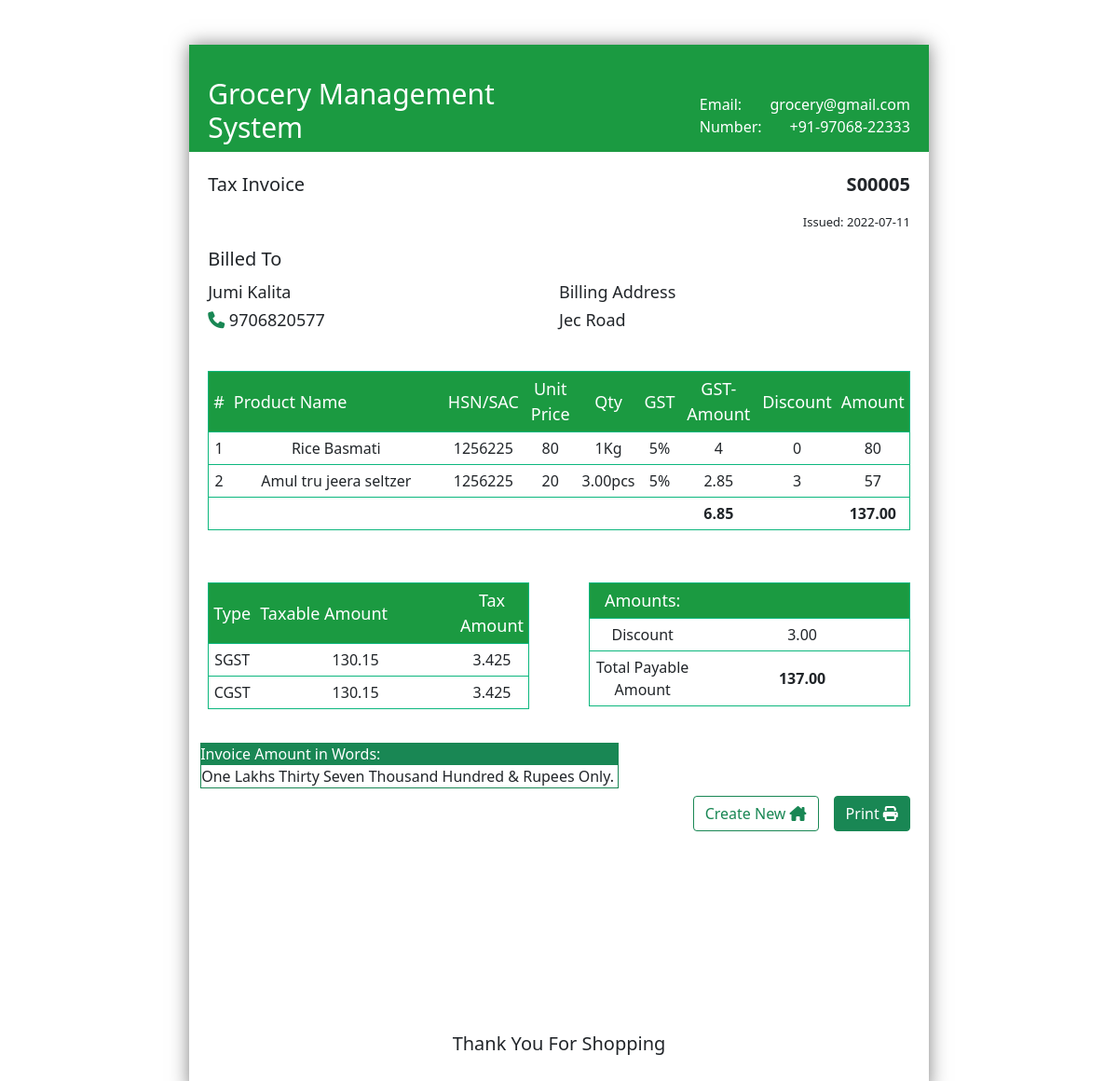
The page /sale-bill.php?id=S00005 on the database its author committed.
### tables this page shows
CREATE TABLE IF NOT EXISTS `gms_sales_master` (
  `INVOICE_NO` varchar(15) NOT NULL,
  `INVOICE_DATE` date DEFAULT NULL,
  `CUST_ID` int(10) DEFAULT NULL,
  `TOTAL` double(40,2) DEFAULT NULL,
  `DISCOUNT` float(10,2) DEFAULT NULL,
  `GST` float(10,2) DEFAULT NULL,
  `AMOUNT_RECEIVED` int(10) DEFAULT NULL,
  `DUE` int(10) DEFAULT NULL,
  `TOTAL_AMOUNT` double(40,2) DEFAULT NULL,
  `AMOUNT_BEFORE_TAX` float DEFAULT NULL,
  PRIMARY KEY (`INVOICE_NO`),
  KEY `customer_fk` (`CUST_ID`)
);

CREATE TABLE IF NOT EXISTS `gms_customer` (
  `customer_id` int(10) NOT NULL AUTO_INCREMENT,
  `customer_name` varchar(40) DEFAULT NULL,
  `customer_address` varchar(60) DEFAULT NULL,
  `customer_phoneno` varchar(12) DEFAULT NULL,
  PRIMARY KEY (`customer_id`)
);

CREATE TABLE IF NOT EXISTS `gms_sales_details` (
  `SALES_ID` int(10) NOT NULL AUTO_INCREMENT,
  `SALES_INVOICE_ID` varchar(15) DEFAULT NULL,
  `ITEM_ID` varchar(50) DEFAULT NULL,
  `ITEM_UNIT` varchar(10) DEFAULT NULL,
  `ITEM_QTY` double(40,2) DEFAULT NULL,
  `ITEM_RATE` float DEFAULT NULL,
  `discount` float DEFAULT NULL,
  PRIMARY KEY (`SALES_ID`),
  KEY `sd` (`SALES_INVOICE_ID`)
);

CREATE TABLE IF NOT EXISTS `gms_item` (
  `ITEM_ID` int(5) NOT NULL AUTO_INCREMENT,
  `ITEM_CODE` varchar(20) NOT NULL,
  `ITEM_NAME` varchar(60) NOT NULL,
  `ITEM_HSN_CODE` varchar(20) DEFAULT NULL,
  `ITEM_DESC` varchar(40) DEFAULT NULL,
  `ITEM_SIZE` varchar(20) DEFAULT NULL,
  `ITEM_UNIT` varchar(20) DEFAULT NULL,
  `ITEM_STOCK_QUANTITY` int(10) DEFAULT NULL,
  `ITEM_STOCK_Weight` int(10) DEFAULT NULL,
  `ITEM_MRP` int(10) DEFAULT NULL,
  `ITEM_GST_SLAB` int(5) DEFAULT NULL,
  `ITEM_DISCOUNT` int(5) DEFAULT NULL,
  `ITEM_FLOOR_NO` varchar(12) DEFAULT NULL,
  `ITEM_DISPLAY_NO` varchar(12) DEFAULT NULL,
  `ITEM_IMG` varchar(40) DEFAULT NULL,
  `REMARKS` varchar(15) DEFAULT NULL,
  `ENCODED_BY` varchar(20) DEFAULT NULL,
  `ITEM_DATE` datetime DEFAULT NULL,
  `ITEM_CATEGORY` int(10) DEFAULT NULL,
  `ADDITIONAL_INFO1` varchar(20) DEFAULT NULL,
  `ADDITIONAL_INFO2` int(20) DEFAULT NULL,
  PRIMARY KEY (`ITEM_ID`),
  KEY `itemcat` (`ITEM_CATEGORY`)
);

### sale-bill.php (the view, shortened to what this page needs)
<!DOCTYPE html>
<html lang="en">
<head>
    <link rel="stylesheet" href="css/style2.css">
    <link href="https://cdn.jsdelivr.net/npm/bootstrap@5.1.3/dist/css/bootstrap.min.css" rel="stylesheet"
>
  <link href="https://cdnjs.cloudflare.com/ajax/libs/font-awesome/5.15.3/css/all.min.css" rel="stylesheet"
        type="text/css">
        <link rel="stylesheet" href="https://cdnjs.cloudflare.com/ajax/libs/font-awesome/6.1.1/css/all.min.css" />
        <link rel="stylesheet" href="https://cdnjs.cloudflare.com/ajax/libs/font-awesome/6.1.1/css/brands.min.css" />
</head>
<body>
    <div class="page" size="A4" id="printableArea">
        <div class="top-section">
            <div class="address">
                <div class="address-content">
                    <h2> Grocery Management System </h2>
                    <p> Jec road,Garmur, Jorhat, Assam </p>
                </div>
            </div>
            <div class="contact">
                <div class="contact-content">
                    <div class="email">Email:<span class="span"> grocery@gmail.com </span></div>
                    <div class="number">Number:<span class="span"> +91-97068-22333 </span></div>
                </div>
            </div>
        </div>
  <?php
    include('include/dbcon.php');
$invoice=$_GET['id'];
$q = "SELECT * FROM `gms_sales_master` where INVOICE_NO='$invoice' ";
$query = mysqli_query($conn,$q);
$res = mysqli_fetch_assoc($query)
  ?>
     <div class="billing-invoice">
        <div class="title">
            Tax Invoice
        </div>
        <div class="des">
            <p class="code">
                <?php echo $res['INVOICE_NO'];?>
            </p>
            <p class="issue">Issued:<span>  <?php echo $res['INVOICE_DATE'];?></span></p>
        </div>
     </div>
            <?php
                $invoice=$_GET['id'];
            $q1 = "select c.customer_name,c.customer_address,c.customer_phoneno from gms_sales_master as s inner join gms_customer as c on s.cust_id=c.customer_id  where INVOICE_NO='$invoice' ";
            $query1 = mysqli_query($conn,$q1);
            $supres = mysqli_fetch_assoc($query1)
            ?>
     <div class="billing-to">
        <div class="title"> Billed To </div>
        <div class="billed-sec">
            <div class="name">
            <?php echo ucfirst($supres['customer_name']);?>
            </div>
            <p><i class="fa-solid fa-phone text-success"></i> <?php echo $supres['customer_phoneno'];?></p>
        </div>
     <div class="billed-sec">
        <div class="sub-title">Billing Address</div>
        <div class="ship-add"><?php echo $supres['customer_address'];?></div>
     </div>
    </div>
    <div class="table">
        <table>
            <tr>
                <th>#</th>
                <th>Product Name</th>
               <th>HSN/SAC</th>
                <th>Unit Price</th>
                <th>Qty</th>
                <th>GST</th>
                <th>GST-Amount</th>
                <th>Discount</th>
                <th>Amount</th>
            </tr>
            <?php
                $q3 = "SELECT i.item_name,i.item_hsn_code, i.item_gst_slab,s.* FROM gms_sales_details as s INNER JOIN gms_item as i ON s.item_id =i.item_id where sales_invoice_id='$invoice' ";
                $query3 = mysqli_query($conn,$q3);
                $qty=0;
                foreach ($query3 as $key=>$ress3){
                ?>
            <tr>
                <?php
            if($ress3['ITEM_UNIT']=="Kg" or $ress3['ITEM_UNIT']=="Ltr"){
                    $qty=$ress3['ITEM_QTY']/1000;
                 }else{
                    $qty=$ress3['ITEM_QTY'];
                 }
                 ?>
                <td><?php $keys=$key+1; echo $keys; ?></td>
                <td><?php echo ucfirst($ress3['item_name']);?></td>
                <td><?php echo ucfirst($ress3['item_hsn_code']);?></td>
                <td><?php echo $ress3['ITEM_RATE'];?> </td>
                    <td><?php echo $qty;?><?php echo $ress3['ITEM_UNIT'];?></td>
                <td><?php echo $ress3['item_gst_slab'];?>%</td>
                <td><?php echo ((($ress3['ITEM_RATE']*$qty)-$ress3['discount'])*$ress3['item_gst_slab']/100);?></td>
                <td><?php echo $ress3['discount'];?> </td>
                <td><?php echo $qty*$ress3['ITEM_RATE']-$ress3['discount'];?> </td>
                <?php
    $q4 = "SELECT * FROM gms_sales_master  where INVOICE_NO='$invoice' ";
$query4 = mysqli_query($conn,$q4);
$res4 = mysqli_fetch_assoc($query4);
?>
            </tr>
            <?php } ?>
            <tr>
                <td  colspan="6"></td>
                <td >
                    <b>
                        <?php echo  $res4['GST'];?>
                        </b>
                </td>
                <td></td>
                <td><b>
                    <?php echo  $res4['TOTAL'];?></b></td>
            </tr>
        </table>
    </div>
    <div class="row">
<div class="col-lg-6">
    <div class=" table">
        <table>
        <tr>
        <th>
                Type
            </th>
            <th>
                Taxable Amount
            </th>
            <th>
                Tax Amount
            </th>
        </tr>
        <tr>
            <td>SGST</td>
            <td><?php echo  number_format($res4['TOTAL_AMOUNT']-$res4['GST'],2)?></td>
            <td><?php echo number_format($res4['GST'],2)/2; ?></td>
        </tr>
        <tr>
            <td>CGST</td>
            <td><?php echo  number_format($res4['TOTAL_AMOUNT']-$res4['GST'],2)?></td>
            <td><?php echo number_format($res4['GST'],2)/2;?></td>
        </tr>
        </table>
    </div>
</div>
<div class="col-lg-6">
    <div class="table">
        <table>
        <tr>
            <th>
              Amounts:
            </th>
            <th>
            </th>
        <tr>
            <td>Discount</td>
            <td><?php echo number_format($res4['DISCOUNT'],2); ?></td>
        </tr>
        <tr>
            <td>Total Payable Amount</td>
            <td><b><?php echo number_format($res4['TOTAL_AMOUNT'],2); ?></b></td>
        </tr>
        </table>
    </div>
</div>
</div>
<?php
function convertNumberToWordsForIndia($number){
    $words = array(
    '0'=> '' ,'1'=> 'one' ,'2'=> 'two' ,'3' => 'three','4' => 'four','5' => 'five',
    '6' => 'six','7' => 'seven','8' => 'eight','9' => 'nine','10' => 'ten',
    '11' => 'eleven','12' => 'twelve','13' => 'thirteen','14' => 'fouteen','15' => 'fifteen',
    '16' => 'sixteen','17' => 'seventeen','18' => 'eighteen','19' => 'nineteen','20' => 'twenty',
    '30' => 'thirty','40' => 'fourty','50' => 'fifty','60' => 'sixty','70' => 'seventy',
    '80' => 'eighty','90' => 'ninty');
    $number_length = strlen($number);
    $number_array = array(0,0,0,0,0,0,0,0,0);
    $received_number_array = array();
    for($i=0;$i<$number_length;$i++){
  		$received_number_array[$i] = substr($number,$i,1);
  	}
    for($i=9-$number_length,$j=0;$i<9;$i++,$j++){
        $number_array[$i] = $received_number_array[$j];
    }
    $number_to_words_string = "";
    for($i=0,$j=1;$i<9;$i++,$j++){
        if($i==0 || $i==2 || $i==4 || $i==7){
            if($number_array[$j]==0 || $number_array[$i] == "1"){
                $number_array[$j] = intval($number_array[$i])*10+$number_array[$j];
                $number_array[$i] = 0;
            }
        }
    }
    $value = "";
    for($i=0;$i<9;$i++){
        if($i==0 || $i==2 || $i==4 || $i==7){
            $value = $number_array[$i]*10;
        }
        else{
            $value = $number_array[$i];
        }
        if($value!=0)         {    $number_to_words_string.= $words["$value"]." "; }
        if($i==3 && $value!=0){    $number_to_words_string.= "Lakhs ";    }
        if($i==5 && $value!=0){    $number_to_words_string.= "Thousand "; }
        if($i==6 && $value!=0){    $number_to_words_string.= "Hundred &amp; "; }
    }
    return ucwords(strtolower(" ".$number_to_words_string)."Rupees Only.");
}
?>
<div class="container">
<div class="col-lg-7 bg-success  text-white">
Invoice Amount in Words:
    </div>
    <div class=" col-lg-7 border border-success border-top-0">
    <?php
      echo convertNumberToWordsForIndia($res4['TOTAL_AMOUNT']);
    ?>
    </div>
</div>
    <div class="bottom-section">
        <div class="status-content">
            <p class="tnx"> Thank You For Shopping</p>
        </div>
    </div>
    <div class="container ">
        <div class="d-flex flex-row-reverse">
    <button type="button" id="print-button" class="btn btn-success m-2" onclick="printDiv('printableArea')">Print <i class="fa-solid fa-print"></i> </button>
    <a href="sale-search.php">
    <button type="button" id="print-button2" class="btn border border-success text-success m-2">Create New <i class="fa-solid fa-house-chimney"></i> </button>
    </a>
</div>
</div>
    </div>
</body>
</html>

### css/style2.css (style rules this page uses)
body { margin:0; padding: 0; font-size: 16px; font-weight: 300; width: 100%; background:rgb(204,204,204); font-family: 'Roboto condensed', sans-serif; }
h2, h4, p { margin: 0; }
.page { background: #fff; display: block; margin: 3rem auto 3rem auto; position: relative; box-shadow : 0 0 0.5cm rgba(0, 0, 0, 0.5); }
.page[size="A4"] { width: 21cm; height: 29.7cm; overflow-x: hidden; }
.top-section { color:#fff; padding: 20px; height: 115px; background-color: #1b9a41; }
.top-section h2 { font-size: 30px; margin-bottom: 10px; font-weight: 100; padding-top: 15px; }
.top-section .address { width: 50%; height: 100%; float: left; }
.top-section .address-content { max-width: 350px; }
.contact .contact-content { max-width: 270px; float: right; margin-top: 32px; }
.contact-content .email, .contact-content .number { display: block; }
.contact-content .email span, .contact-content .number span { float: right; margin-left: 30px; }
.billing-invoice { padding: 20px; font-size: 20px; margin-bottom: 15px; }
.billing-invoice .title { font-weight: 400; float: left; }
.billing-invoice .des { font-weight: 400; float: right; }
.billing-invoice .code { font-weight: 700; text-align: right; }
.billing-invoice .issue { text-align: right; font-size: 13px; }
.billing-to { padding: 20px; margin-top: 40px; }
.billing-to .title { font-weight: 400; font-size: 20px; margin-bottom: 7px; }
.billing-to .billed-sec { width: 50%; float: left; font-size: 18px; margin-bottom: 25px; }
.billing-to .sub-title, .billing-to .name { font-weight: 400; font-size: 18px; margin-bottom: 3px; }
.billing-to .ship-add { max-width: 300px; }
.table { padding: 20px; }
.table table { width: 100%; }
.table table, th, td { padding: 5px; text-align: center; border: 1px solid #0db77e; border-collapse: collapse; }
.table tr th { font-size: 18px; font-weight: 400; }
.table table tr:first-child { color: #fff; background-color: #1b9a41; }
.table tr th:nth-child(2), .table tr th:nth-child(2) { text-align: left; width: 230px; }
.bottom-section { margin-top: 15px; padding: 20px; position: absolute; bottom: 0; left: 0; right: 0; }
.bottom-section .tnx { text-align: center; margin-top: 10px; font-size: 20px; }

### rows shown on the page
gms_sales_master: INVOICE_NO "S00005", INVOICE_DATE "2022-07-11", GST "6.85", TOTAL "137.00", $res4['TOTAL_AMOUNT']-$res4['GST'] "130.15", number_format($res4['GST'],2)/2 "3.425", DISCOUNT "3.00", TOTAL_AMOUNT "137.00", TOTAL_AMOUNT "One Lakhs Thirty Seven Thousand Hundred & Rupees Only."
gms_customer: customer_name "Jumi Kalita", customer_phoneno "9706820577", customer_address "Jec Road"
gms_sales_details: keys "1", gms_item.ITEM_NAME "Rice Basmati", gms_item.ITEM_HSN_CODE "1256225", ITEM_RATE "80", ITEM_QTY "1", ITEM_UNIT "Kg", gms_item.ITEM_GST_SLAB "5", (($ress3['ITEM_RATE']*$qty)-$ress3['discount'])*$ress3['item_gst_slab']/100 "4", discount "0", $qty*$ress3['ITEM_RATE']-$ress3['discount'] "80"
gms_sales_details: keys "2", gms_item.ITEM_NAME "Amul tru jeera seltzer", gms_item.ITEM_HSN_CODE "1256225", ITEM_RATE "20", ITEM_QTY "3.00", ITEM_UNIT "pcs", gms_item.ITEM_GST_SLAB "5", (($ress3['ITEM_RATE']*$qty)-$ress3['discount'])*$ress3['item_gst_slab']/100 "2.85", discount "3", $qty*$ress3['ITEM_RATE']-$ress3['discount'] "57"
